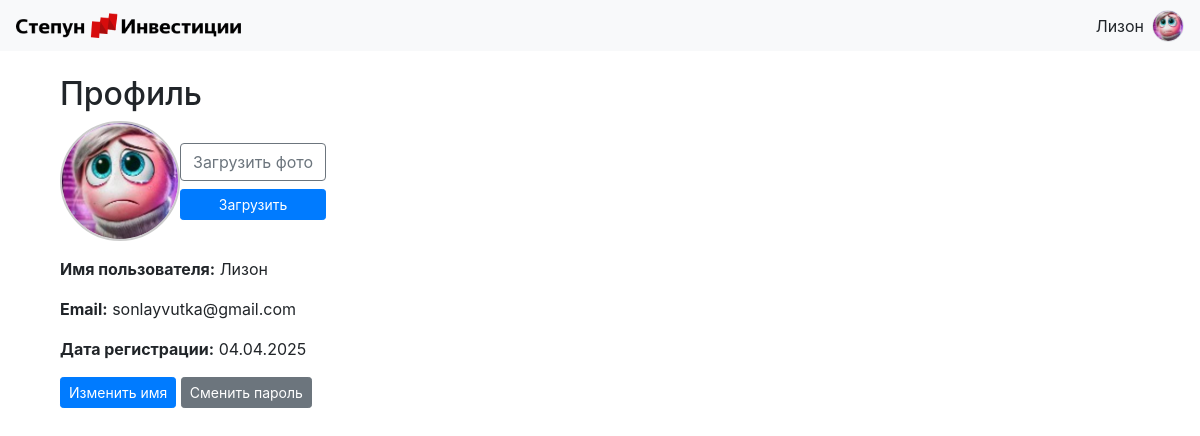
Screenshot of /profile (signed in) with the database file from the repository.
### data/users.py (models this page shows, shortened)
class User(SqlAlchemyBase, UserMixin):
    __tablename__ = 'users'
    id = sqlalchemy.Column(sqlalchemy.Integer, primary_key=True, autoincrement=True)
    username = sqlalchemy.Column(sqlalchemy.String, nullable=True, unique=True)
    password_hash = sqlalchemy.Column(sqlalchemy.String, nullable=True)
    email = sqlalchemy.Column(sqlalchemy.String, index=True, unique=True, nullable=True)
    created_date = sqlalchemy.Column(sqlalchemy.DateTime, default=datetime.datetime.now)
    image_path = sqlalchemy.Column(sqlalchemy.String, nullable=False, default='avatars/default_image.jpg')
    operations = orm.relationship("Operation", back_populates='user')
    categories = orm.relationship("Category", back_populates='user')

### server.py (the view, shortened to what this page needs)
@app.route("/profile", methods=["GET", "POST"])
@login_required
def profile():
    name_form = NameChangeForm()
    password_form = PasswordStepOneForm()
    image_form = UploadImageForm()
    return render_template("profile.html", name_form=name_form, password_form=password_form, image_form=image_form)

### forms/user.py
class NameChangeForm(FlaskForm):
    username = StringField("Новое имя", validators=[DataRequired(), Length(min=3, max=32)])

class PasswordStepOneForm(FlaskForm):
    current_password = PasswordField("Текущий пароль", validators=[DataRequired()])

### data/db_session.py (called while the page is built)
def create_session() -> Session:
    global __factory
    return __factory()

### server.py (called while the page is built)
@login_manager.user_loader
def load_user(user_id):
    db_sess = db_session.create_session()
    return db_sess.query(User).get(user_id)

### templates/profile.html (shortened to what this page needs)
{% extends "base.html" %}
{% block content %}
<div class="container mt-4">
    <h2>Профиль</h2>
    <div class="d-flex align-items-center mb-3">
        <img src="{{ url_for('static', filename=current_user.image_path) }}"
             class="rounded-circle me-3"
             width="120" height="120"
             style="object-fit: cover; border: 2px solid #ccc;">
        <form method="POST" action="{{ url_for('upload_avatar') }}" enctype="multipart/form-data" class="d-flex flex-column">
            <label class="btn btn-outline-secondary mb-2">
                Загрузить фото
            </label>
            {{ image_form.submit(class="btn btn-primary btn-sm") }}
        </form>
    </div>
    <p><strong>Имя пользователя:</strong> {{ current_user.username }}</p>
    <p><strong>Email:</strong> {{ current_user.email }}</p>
    <p><strong>Дата регистрации:</strong> {{ current_user.created_date.strftime('%d.%m.%Y') }}</p>
    <button class="btn btn-primary btn-sm" data-bs-toggle="modal" data-bs-target="#editNameModal">Изменить имя</button>
    <button class="btn btn-secondary btn-sm" data-bs-toggle="modal" data-bs-target="#changePasswordModal">Сменить пароль</button>
</div>
{% endblock %}

### templates/base.html (shortened to what this page needs)
<!doctype html>
<html lang="en">
<head>
    <link rel="stylesheet"
          href="https://stackpath.bootstrapcdn.com/bootstrap/4.4.1/css/bootstrap.min.css"
>
    <link rel="stylesheet" href="https://cdn.jsdelivr.net/npm/flatpickr/dist/flatpickr.min.css">
</head>
<body>
<header>
    <nav class="navbar navbar-light bg-light justify-content-between px-3">
        <a class="navbar-brand d-flex align-items-center" href="/">
            <img src="{{ url_for('static', filename='logo.png') }}" width="225" height="25" class="mr-2" alt="Logo">
        </a>
        {% if current_user.is_authenticated %}
            <div class="d-flex align-items-center">
                <span class="mr-2">{{ current_user.username }}</span>
                <a href="/profile">
                    <img src="{{ url_for('static', filename=current_user.image_path) }}"
                         width="32" height="32" class="rounded-circle border"
                         style="object-fit: cover;" alt="Аватар">
                </a>
            </div>
        {% else %}
            <div>
                <a class="btn btn-primary" href="/register">Зарегистрироваться</a>
                <a class="btn btn-success" href="/login">Войти</a>
            </div>
        {% endif %}
    </nav>
</header>
<main role="main" class="container mt-3">
    {% block content %}{% endblock %}
</main>
</body>
</html>

### rows the page displays
User: username "Лизон", image_path (picture), email "sonlayvutka@gmail.com", created_date "04.04.2025"
